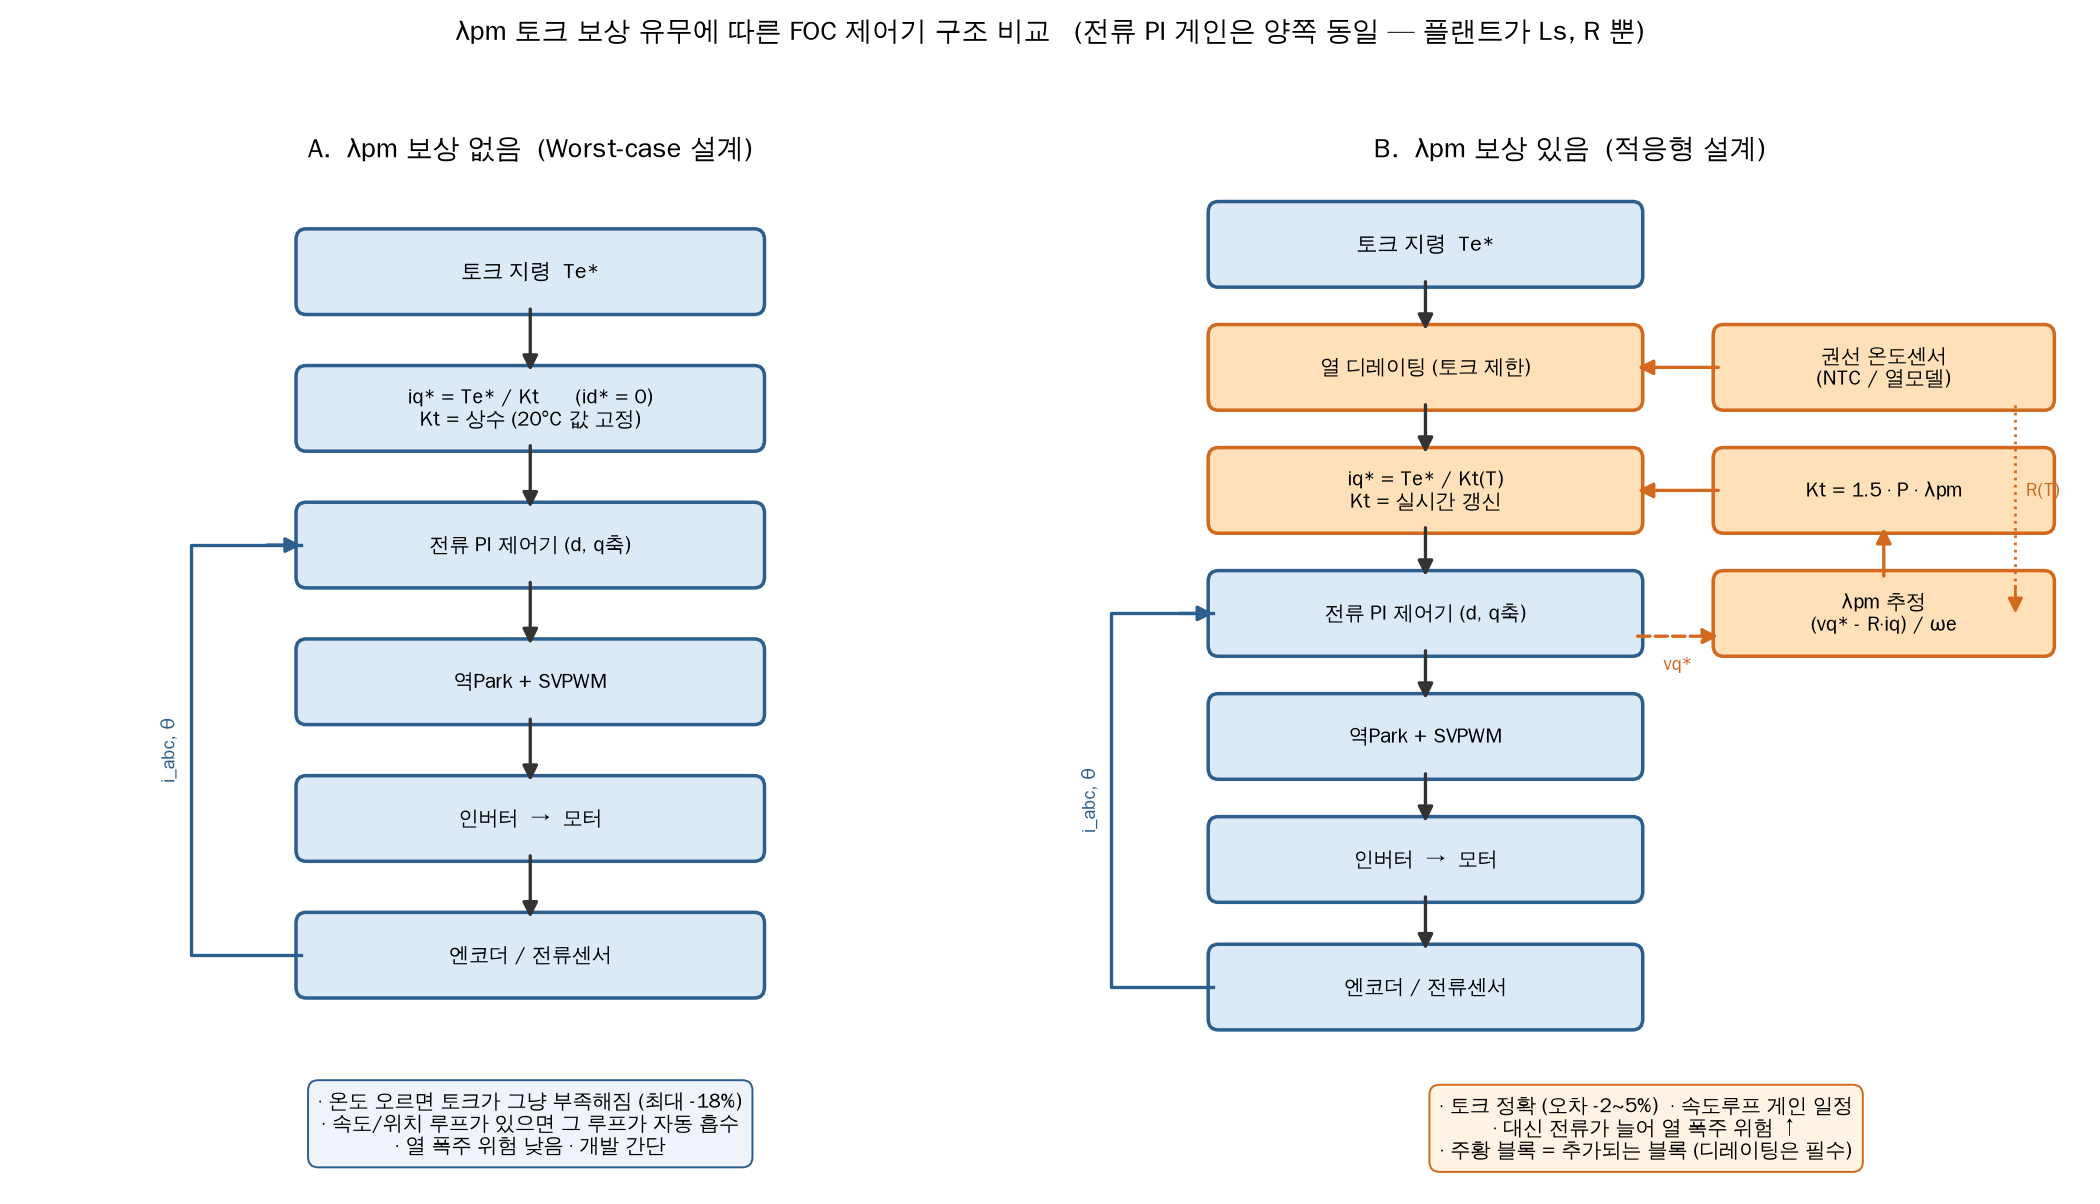

Write the Python code that produced this figure.
# -*- coding: utf-8 -*-
"""
SPMS FOC 제어 블록도 비교 : λpm 토크 보상 없음 vs 있음
"""
import matplotlib
matplotlib.use("Agg")
import matplotlib.pyplot as plt
from matplotlib.patches import FancyBboxPatch, FancyArrowPatch
from matplotlib import font_manager

try:
    _fp = "/usr/share/fonts/truetype/wqy/wqy-zenhei.ttc"
    font_manager.fontManager.addfont(_fp)
    plt.rcParams["font.family"] = font_manager.FontProperties(fname=_fp).get_name()
except Exception:
    pass
plt.rcParams["axes.unicode_minus"] = False

BASE = dict(fc="#dce9f7", ec="#2c5f8d")      # 공통 블록
NEW = dict(fc="#ffe0b8", ec="#d2691e")       # 보상 시 추가되는 블록
H = 0.82


def box(ax, x, y, w, text, style=BASE, fs=10.5, bold=False):
    ax.add_patch(FancyBboxPatch((x - w / 2, y - H / 2), w, H,
                                boxstyle="round,pad=0.06,rounding_size=0.12",
                                lw=1.8, **style))
    ax.text(x, y, text, ha="center", va="center", fontsize=fs,
            fontweight="bold" if bold else "normal")
    return (x, y)


def arrow(ax, p1, p2, color="#333333", ls="-", rad=0.0, lw=1.7):
    ax.add_patch(FancyArrowPatch(p1, p2, arrowstyle="-|>", mutation_scale=16,
                                 lw=lw, color=color, linestyle=ls,
                                 connectionstyle=f"arc3,rad={rad}",
                                 shrinkA=0, shrinkB=0))


fig, (axA, axB) = plt.subplots(1, 2, figsize=(15, 8.6))
for ax in (axA, axB):
    ax.set_xlim(0, 12)
    ax.set_ylim(-0.4, 10.6)
    ax.axis("off")

# ====================================================================
# A. λpm 보상 없음
# ====================================================================
axA.set_title("A.  λpm 보상 없음  (Worst-case 설계)", fontsize=14, fontweight="bold", pad=12)
X = 6.0
ys = [9.6, 8.1, 6.6, 5.1, 3.6, 2.1]
a1 = box(axA, X, ys[0], 5.4, "토크 지령  Te*", fs=11, bold=True)
a2 = box(axA, X, ys[1], 5.4, "iq* = Te* / Kt      (id* = 0)\nKt = 상수 (20°C 값 고정)")
a3 = box(axA, X, ys[2], 5.4, "전류 PI 제어기 (d, q축)")
a4 = box(axA, X, ys[3], 5.4, "역Park + SVPWM")
a5 = box(axA, X, ys[4], 5.4, "인버터  →  모터")
a6 = box(axA, X, ys[5], 5.4, "엔코더 / 전류센서")
for p, q in zip([a1, a2, a3, a4, a5], [a2, a3, a4, a5, a6]):
    arrow(axA, (p[0], p[1] - H / 2), (q[0], q[1] + H / 2))
# 전류/각도 피드백
axA.plot([X - 2.7, X - 4.0, X - 4.0, X - 2.7],
         [ys[5], ys[5], ys[2], ys[2]], color="#2c5f8d", lw=1.7)
arrow(axA, (X - 4.0 + 0.9, ys[2]), (X - 2.7, ys[2]), color="#2c5f8d")
axA.text(X - 4.15, (ys[2] + ys[5]) / 2, "i_abc, θ", rotation=90,
         ha="right", va="center", fontsize=9.5, color="#2c5f8d")

axA.text(X, 0.25,
         "· 온도 오르면 토크가 그냥 부족해짐 (최대 -18%)\n"
         "· 속도/위치 루프가 있으면 그 루프가 자동 흡수\n"
         "· 열 폭주 위험 낮음 · 개발 간단",
         ha="center", va="center", fontsize=10.5,
         bbox=dict(fc="#eef4fa", ec="#2c5f8d", boxstyle="round,pad=0.5"))

# ====================================================================
# B. λpm 보상 있음
# ====================================================================
axB.set_title("B.  λpm 보상 있음  (적응형 설계)", fontsize=14, fontweight="bold", pad=12)
XB, XR = 4.3, 9.7
yb = [9.9, 8.55, 7.2, 5.85, 4.5, 3.15, 1.75]
b1 = box(axB, XB, yb[0], 5.0, "토크 지령  Te*", fs=11, bold=True)
b2 = box(axB, XB, yb[1], 5.0, "열 디레이팅 (토크 제한)", style=NEW, bold=True)
b3 = box(axB, XB, yb[2], 5.0, "iq* = Te* / Kt(T)\nKt = 실시간 갱신", style=NEW)
b4 = box(axB, XB, yb[3], 5.0, "전류 PI 제어기 (d, q축)")
b5 = box(axB, XB, yb[4], 5.0, "역Park + SVPWM")
b6 = box(axB, XB, yb[5], 5.0, "인버터  →  모터")
b7 = box(axB, XB, yb[6], 5.0, "엔코더 / 전류센서")
for p, q in zip([b1, b2, b3, b4, b5, b6], [b2, b3, b4, b5, b6, b7]):
    arrow(axB, (p[0], p[1] - H / 2), (q[0], q[1] + H / 2))
axB.plot([XB - 2.5, XB - 3.7, XB - 3.7, XB - 2.5],
         [yb[6], yb[6], yb[3], yb[3]], color="#2c5f8d", lw=1.7)
arrow(axB, (XB - 3.7 + 0.8, yb[3]), (XB - 2.5, yb[3]), color="#2c5f8d")
axB.text(XB - 3.85, (yb[3] + yb[6]) / 2, "i_abc, θ", rotation=90,
         ha="right", va="center", fontsize=9.5, color="#2c5f8d")

# --- 추가 블록 (오른쪽) ---
r1 = box(axB, XR, yb[1], 3.9, "권선 온도센서\n(NTC / 열모델)", style=NEW)
r2 = box(axB, XR, yb[2], 3.9, "Kt = 1.5 · P · λpm", style=NEW)
r3 = box(axB, XR, yb[3], 3.9, "λpm 추정\n(vq* - R·iq) / ωe", style=NEW)

arrow(axB, (r1[0] - 3.9 / 2, r1[1]), (XB + 5.0 / 2, r1[1]), color="#d2691e")
arrow(axB, (r2[0] - 3.9 / 2, r2[1]), (XB + 5.0 / 2, r2[1]), color="#d2691e")
arrow(axB, (r3[0], r3[1] + H / 2), (r2[0], r2[1] - H / 2), color="#d2691e")
arrow(axB, (XB + 5.0 / 2, yb[3] - 0.25), (r3[0] - 3.9 / 2, yb[3] - 0.25),
      color="#d2691e", ls="--")
axB.text((XB + 2.5 + XR - 1.95) / 2, yb[3] - 0.62, "vq*", ha="center",
         fontsize=9.5, color="#d2691e", fontweight="bold")
axB.plot([XR + 1.55, XR + 1.55], [r1[1] - H / 2, r3[1]], color="#d2691e",
         lw=1.4, ls=":")
arrow(axB, (XR + 1.55, r3[1] + 0.3), (XR + 1.55, r3[1]), color="#d2691e", lw=1.4)
axB.text(XR + 1.68, (r1[1] + r3[1]) / 2, "R(T)", fontsize=9.5, color="#d2691e",
         va="center")

axB.text(6.9, 0.2,
         "· 토크 정확 (오차 -2~5%)  · 속도루프 게인 일정\n"
         "· 대신 전류가 늘어 열 폭주 위험 ↑\n"
         "· 주황 블록 = 추가되는 블록 (디레이팅은 필수)",
         ha="center", va="center", fontsize=10.5,
         bbox=dict(fc="#fff3e3", ec="#d2691e", boxstyle="round,pad=0.5"))

fig.suptitle("λpm 토크 보상 유무에 따른 FOC 제어기 구조 비교   "
             "(전류 PI 게인은 양쪽 동일 — 플랜트가 Ls, R 뿐)",
             fontsize=14, fontweight="bold", y=0.985)
plt.tight_layout(rect=(0, 0, 1, 0.945))
plt.savefig("spms_block_diagram.png", dpi=140)
print("saved: spms_block_diagram.png")
